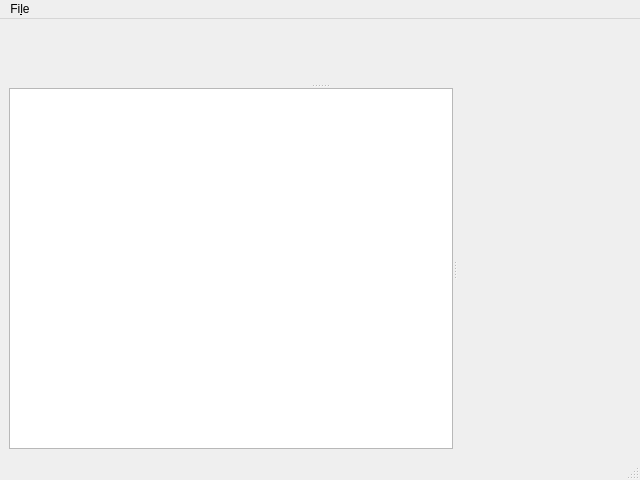
<?xml version="1.0" encoding="UTF-8"?>
<ui version="4.0">
 <class>SessionAnalyzer</class>
 <widget class="QMainWindow" name="SessionAnalyzer">
  <property name="geometry">
   <rect>
    <x>0</x>
    <y>0</y>
    <width>640</width>
    <height>480</height>
   </rect>
  </property>
  <property name="windowTitle">
   <string>Rapid - Session Analyzer</string>
  </property>
  <widget class="QWidget" name="centralwidget">
   <layout class="QGridLayout" name="gridLayout">
    <item row="0" column="0">
     <widget class="QSplitter" name="splitter_2">
      <property name="orientation">
       <enum>Qt::Orientation::Vertical</enum>
      </property>
      <widget class="QWidget" name="PlaceHolderGraphs" native="true"/>
      <widget class="QSplitter" name="splitter">
       <property name="orientation">
        <enum>Qt::Orientation::Horizontal</enum>
       </property>
       <widget class="QTableView" name="LapDataView"/>
       <widget class="QWidget" name="PlaceHolderTrack" native="true"/>
      </widget>
     </widget>
    </item>
   </layout>
  </widget>
  <widget class="QMenuBar" name="menubar">
   <property name="geometry">
    <rect>
     <x>0</x>
     <y>0</y>
     <width>640</width>
     <height>30</height>
    </rect>
   </property>
   <widget class="QMenu" name="menuFile">
    <property name="title">
     <string>Fi&amp;le</string>
    </property>
    <addaction name="actionOpen_Session"/>
    <addaction name="separator"/>
    <addaction name="actionQuit"/>
   </widget>
   <addaction name="menuFile"/>
  </widget>
  <widget class="QStatusBar" name="statusbar"/>
  <action name="actionOpen_Session">
   <property name="icon">
    <iconset theme="QIcon::ThemeIcon::DocumentOpen"/>
   </property>
   <property name="text">
    <string>&amp;Open Session</string>
   </property>
   <property name="shortcut">
    <string>Ctrl+O</string>
   </property>
  </action>
  <action name="actionQuit">
   <property name="icon">
    <iconset theme="QIcon::ThemeIcon::ApplicationExit"/>
   </property>
   <property name="text">
    <string>&amp;Quit</string>
   </property>
   <property name="shortcut">
    <string>Ctrl+Q</string>
   </property>
  </action>
 </widget>
 <resources/>
 <connections/>
</ui>
